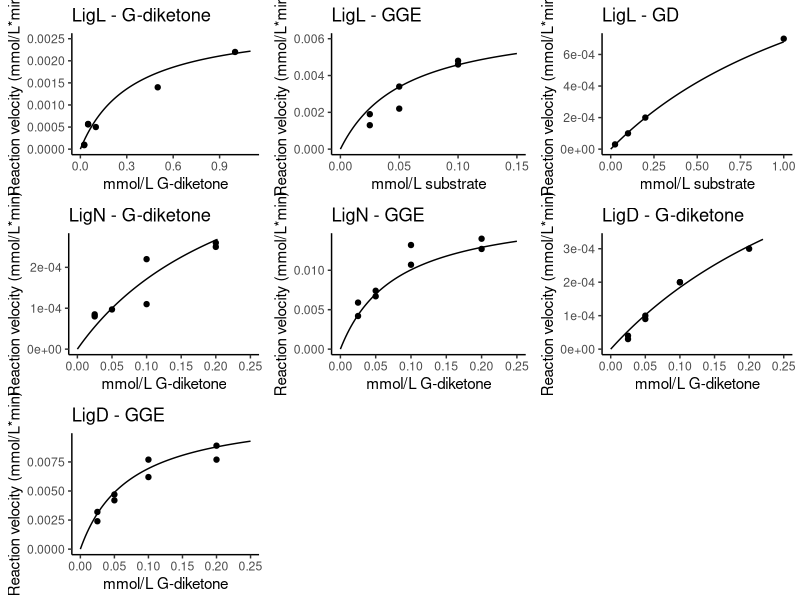

Recreate this plot in R.
library(ggplot2)
library(cowplot)

ligL_GDK <- data.frame(S = c(1, 0.5, 0.1, 0.05, 0.05, 0.025, 0.025), Vo = c(0.0022, 0.0014, 0.0005, 0.00056, 0.00057, 0.0001, 0.00009))

Vm1 = 0.0029
Km1 = 0.338

p1 <- ggplot(ligL_GDK, aes(x = S, y = Vo)) + geom_point() + stat_function(fun = function(x) Vm1 * x/(Km1+x)) + theme(panel.grid.major = element_blank(), panel.grid.minor = element_blank(), panel.background = element_blank(), axis.line = element_line(colour = "black")) + xlim(0, 1.1) + ylim(0, 0.0025) + labs(x = "mmol/L G-diketone", y = "Reaction velocity (mmol/L*min)", title = "LigL - G-diketone")

ligL_GGE <- data.frame(S = c(0.2, 0.2, 0.1, 0.1, 0.05, 0.05, 0.025, 0.025), Vo = c(0.00034, 0.0046, 0.0046, 0.0048, 0.0022, 0.0034, 0.0013, 0.0019))

Vm2 = 0.0071
Km2 = 0.055

p2 <- ggplot(ligL_GGE, aes(x = S, y = Vo)) + geom_point() + stat_function(fun = function(x) Vm2 * x/(Km2+x)) + theme(panel.grid.major = element_blank(), panel.grid.minor = element_blank(), panel.background = element_blank(), axis.line = element_line(colour = "black")) + xlim(0, 0.15) + ylim(0, 0.006) + labs(x = "mmol/L substrate", y = "Reaction velocity (mmol/L*min)", title = "LigL - GGE")

ligL_GD <- data.frame(S = c(1.0, 0.2, 0.1, 0.025), Vo = c(0.0007, 0.0002, 0.0001, 0.00003))
Vm3 = 0.00172
Km3 = 1.53

p3 <- ggplot(ligL_GD, aes(x = S, y = Vo)) + geom_point() + stat_function(fun = function(x) Vm3 * x/(Km3+x)) + theme(panel.grid.major = element_blank(), panel.grid.minor = element_blank(), panel.background = element_blank(), axis.line = element_line(colour = "black")) + xlim(0, 1.0) + ylim(0, 0.0007) + labs(x = "mmol/L substrate", y = "Reaction velocity (mmol/L*min)", title = "LigL - GD")

ligN_GDK <- data.frame(S = c(0.2, 0.2, 0.1, 0.1, 0.05, 0.05, 0.025, 0.025), Vo = c(0.00026, 0.00025, 0.00011, 0.00022, 0.000097, 0.00095, 0.000085, 0.00008))
Vm4 = 0.0006
Km4 = 0.25

p4 <- ggplot(ligN_GDK, aes(x = S, y = Vo)) + geom_point() + stat_function(fun = function(x) Vm4 * x/(Km4+x)) + theme(panel.grid.major = element_blank(), panel.grid.minor = element_blank(), panel.background = element_blank(), axis.line = element_line(colour = "black")) + xlim(0, 0.25) + ylim(0, 0.00027) + labs(x = "mmol/L G-diketone", y = "Reaction velocity (mmol/L*min)", title = "LigN - G-diketone")

ligN_GGE <- data.frame(S = c(0.2, 0.2, 0.1, 0.1, 0.05, 0.05, 0.025, 0.025), Vo = c(0.0127, 0.014, 0.0132, 0.0107, 0.0067, 0.0074, 0.0059, 0.0042))
Vm5 = 0.018
Km5 = 0.079

p5 <- ggplot(ligN_GGE, aes(x = S, y = Vo)) + geom_point() + stat_function(fun = function(x) Vm5 * x/(Km5+x)) + theme(panel.grid.major = element_blank(), panel.grid.minor = element_blank(), panel.background = element_blank(), axis.line = element_line(colour = "black")) + xlim(0, 0.25) + ylim(0, 0.014) + labs(x = "mmol/L G-diketone", y = "Reaction velocity (mmol/L*min)", title = "LigN - GGE")

ligD_GDK <- data.frame(S = c(0.2, 0.2, 0.1, 0.1, 0.05,  0.05, 0.025, 0.025), Vo = c(0.0003, 0.0004, 0.0002, 0.0002, 0.00009, 0.0001, 0.00003, 0.00004))
Vm6 = 0.00094
Km6 = 0.41

p6 <- ggplot(ligD_GDK, aes(x = S, y = Vo)) + geom_point() + stat_function(fun = function(x) Vm6 * x/(Km6+x)) + theme(panel.grid.major = element_blank(), panel.grid.minor = element_blank(), panel.background = element_blank(), axis.line = element_line(colour = "black")) + xlim(0, 0.25) + ylim(0, 0.00033) + labs(x = "mmol/L G-diketone", y = "Reaction velocity (mmol/L*min)", title = "LigD - G-diketone")

ligD_GGE <- data.frame(S = c(0.2, 0.2, 0.1, 0.1, 0.05, 0.05, 0.025, 0.025), Vo = c(0.0077, 0.0089, 0.0062, 0.0077, 0.0042, 0.0047, 0.0024, 0.0032))
Vm7 = 0.012
Km7 = 0.073

p7 <- ggplot(ligD_GGE, aes(x = S, y = Vo)) + geom_point() + stat_function(fun = function(x) Vm7 * x/(Km7+x)) + theme(panel.grid.major = element_blank(), panel.grid.minor = element_blank(), panel.background = element_blank(), axis.line = element_line(colour = "black")) + xlim(0, 0.25) + ylim(0, 0.0095) + labs(x = "mmol/L G-diketone", y = "Reaction velocity (mmol/L*min)", title = "LigD - GGE")

plot_grid(p1, p2, p3, p4, p5, p6, p7, ncol = 3)

